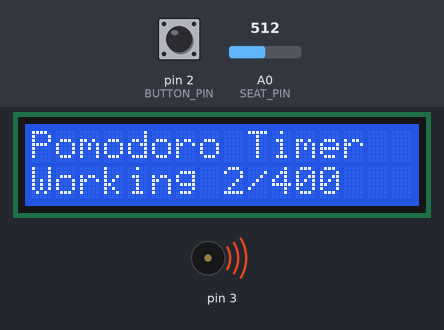
This sketch was run on a simulated Arduino Uno, built with avr-gcc and run on an emulated ATmega328P. On the bench: 16×2 character LCD, buzzer (waves = sounding). The inputs (shaded band) are chosen by the test bench; at power-on: pin 2 (BUTTON_PIN) HIGH, A0 (SEAT_PIN) = 512.

Above: at 0.2 s.
At 1.92 s:
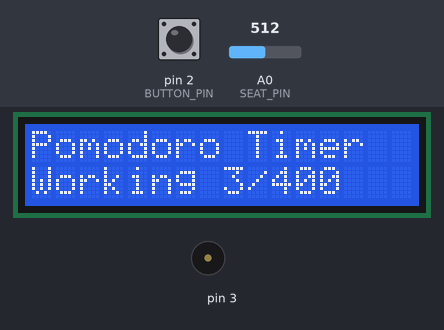
At 2.7 s:
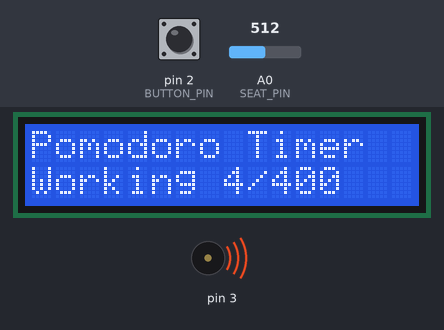
At 4.6 s:
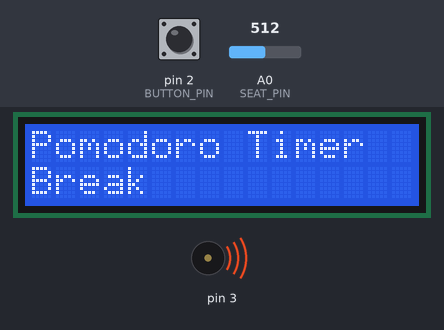
Timing chart, 0 to 40.0 s (numbered marks = the images above):
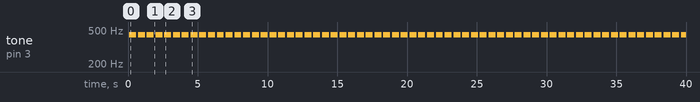

Measured:
- by itself, tone on pin 3: alternates 440 Hz for 0.50 s and silent for 0.13 s
- what the display in image 1 shows lasts 0.6 s, from 1.4 s to 2.0 s

The sketch:

pomodoro_v4.ino
```cpp
#include <Wire.h>
#include <LiquidCrystal_I2C.h>

#define BUTTON_PIN 2
#define SEAT_PIN A0
#define WORK_TIME 25*60*1000
#define BREAK_TIME 5*60*1000
#define LONG_BREAK_TIME 15*60*1000
#define POMODORO_COUNT 4

LiquidCrystal_I2C lcd(0x27, 16, 2); // Dirección de la pantalla y tamaño

unsigned long startTime;
unsigned long timeLeft;
bool isWorking = false;
bool isSitting = false;
int pomodoroCount = 0;
bool takeLongBreak = false;

void setup() {
  Wire.begin();
  pinMode(BUTTON_PIN, INPUT_PULLUP);
  pinMode(SEAT_PIN, INPUT);
  lcd.init();
  lcd.backlight();
  lcd.setCursor(0, 0);
  lcd.print("Pomodoro Timer");
}

void loop() {
  if (digitalRead(BUTTON_PIN) == LOW && isSitting) {
    if (!isWorking) {
      timeLeft = WORK_TIME;
      isWorking = true;
      lcd.setCursor(0, 1);
      lcd.print("Working         ");
    }
    startTime = millis();
  }

  isSitting = analogRead(SEAT_PIN) > 500;

  if (!isSitting) {
    startTime += millis() - startTime;
  }

  unsigned long elapsedTime = millis() - startTime;
  timeLeft = max(0, (long)(timeLeft - elapsedTime));

  int minutes = timeLeft / 60000;
  int seconds = (timeLeft / 1000) % 60;

  lcd.setCursor(0, 1);
  if (isWorking) {
    lcd.print("Working ");
    lcd.print(pomodoroCount + 1);
    lcd.print("/");
    lcd.print(POMODORO_COUNT);
  } else {
    lcd.print("Break   ");
  }
  lcd.print(minutes < 10 ? "0" : "");
  lcd.print(minutes);
  lcd.print(":");
  lcd.print(seconds < 10 ? "0" : "");
  lcd.print(seconds);

  if (timeLeft == 0) {
    isWorking = !isWorking;
    timeLeft = isWorking ? WORK_TIME : (takeLongBreak ? LONG_BREAK_TIME : BREAK_TIME);
    lcd.setCursor(0, 1);
    if (isWorking) {
      pomodoroCount++;
      lcd.print("Working ");
      lcd.print(pomodoroCount + 1);
      lcd.print("/");
      lcd.print(POMODORO_COUNT);
    } else {
      lcd.print("Break           ");
      if (pomodoroCount == POMODORO_COUNT - 1) {
        takeLongBreak = true;
      }
      if (pomodoroCount == POMODORO_COUNT) {
        pomodoroCount = 0;
        takeLongBreak = false;
      }
    }
    tone(3, 440, 500);
    delay(500);
  }

  delay(100);
}
```
